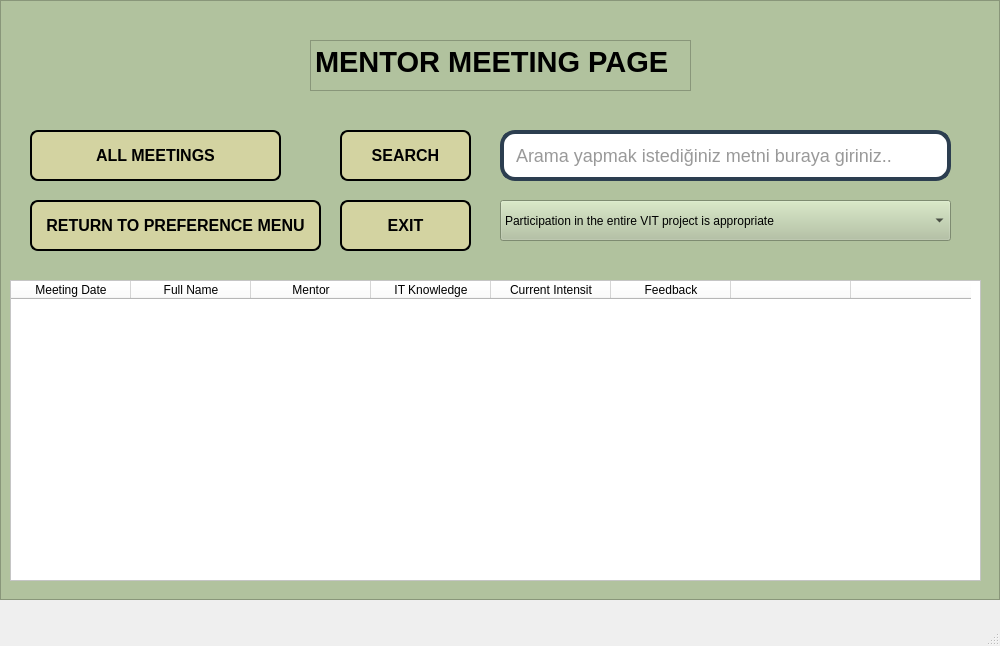
<?xml version="1.0" encoding="UTF-8"?>
<ui version="4.0">
 <class>MainWindow</class>
 <widget class="QMainWindow" name="MainWindow">
  <property name="geometry">
   <rect>
    <x>0</x>
    <y>0</y>
    <width>1000</width>
    <height>646</height>
   </rect>
  </property>
  <property name="windowTitle">
   <string>MainWindow</string>
  </property>
  <widget class="QWidget" name="centralwidget">
   <widget class="QFrame" name="frame">
    <property name="geometry">
     <rect>
      <x>0</x>
      <y>0</y>
      <width>1000</width>
      <height>600</height>
     </rect>
    </property>
    <property name="styleSheet">
     <string notr="true">background-color:rgb(177, 194, 158)</string>
    </property>
    <property name="frameShape">
     <enum>QFrame::StyledPanel</enum>
    </property>
    <property name="frameShadow">
     <enum>QFrame::Raised</enum>
    </property>
    <widget class="QPushButton" name="pushButton">
     <property name="geometry">
      <rect>
       <x>340</x>
       <y>130</y>
       <width>131</width>
       <height>51</height>
      </rect>
     </property>
     <property name="styleSheet">
      <string notr="true">
QPushButton {
    font-size: 16px;
    font-weight: bold;
    font-family: Arial;
    color: black; /* Siyah yazı rengi */
    background-color: #d3d3a1; /* Sarıya yakın gri arka plan rengi */
    border-radius: 8px; /* Köşe yuvarlama */
    padding: 8px; /* Küçük padding */
    border: 2px solid black; /* İnce siyah çerçeve */
    
    /* Gölgelendirme eklemek için: */
    box-shadow: 3px 3px 6px rgba(0, 0, 0, 0.3); /* Gölgenin boyutu ve rengi */
}

QPushButton:hover {
    background-color: #b0b072; /* Hover durumunda daha koyu sarımsı gri */
    /* Hover durumunda gölgeyi değiştirmek için */
    box-shadow: 5px 5px 10px rgba(0, 0, 0, 0.5); /* Hover sırasında daha belirgin gölge */
}</string>
     </property>
     <property name="text">
      <string>SEARCH</string>
     </property>
    </widget>
    <widget class="QPushButton" name="pushButton_2">
     <property name="geometry">
      <rect>
       <x>340</x>
       <y>200</y>
       <width>131</width>
       <height>51</height>
      </rect>
     </property>
     <property name="styleSheet">
      <string notr="true">
QPushButton {
    font-size: 16px;
    font-weight: bold;
    font-family: Arial;
    color: black; /* Siyah yazı rengi */
    background-color: #d3d3a1; /* Sarıya yakın gri arka plan rengi */
    border-radius: 8px; /* Köşe yuvarlama */
    padding: 8px; /* Küçük padding */
    border: 2px solid black; /* İnce siyah çerçeve */
    
    /* Gölgelendirme eklemek için: */
    box-shadow: 3px 3px 6px rgba(0, 0, 0, 0.3); /* Gölgenin boyutu ve rengi */
}

QPushButton:hover {
    background-color: #b0b072; /* Hover durumunda daha koyu sarımsı gri */
    /* Hover durumunda gölgeyi değiştirmek için */
    box-shadow: 5px 5px 10px rgba(0, 0, 0, 0.5); /* Hover sırasında daha belirgin gölge */
}</string>
     </property>
     <property name="text">
      <string>EXIT</string>
     </property>
    </widget>
    <widget class="QPushButton" name="pushButton_3">
     <property name="geometry">
      <rect>
       <x>30</x>
       <y>130</y>
       <width>251</width>
       <height>51</height>
      </rect>
     </property>
     <property name="styleSheet">
      <string notr="true">
QPushButton {
    font-size: 16px;
    font-weight: bold;
    font-family: Arial;
    color: black; /* Siyah yazı rengi */
    background-color: #d3d3a1; /* Sarıya yakın gri arka plan rengi */
    border-radius: 8px; /* Köşe yuvarlama */
    padding: 8px; /* Küçük padding */
    border: 2px solid black; /* İnce siyah çerçeve */
    
    /* Gölgelendirme eklemek için: */
    box-shadow: 3px 3px 6px rgba(0, 0, 0, 0.3); /* Gölgenin boyutu ve rengi */
}

QPushButton:hover {
    background-color: #b0b072; /* Hover durumunda daha koyu sarımsı gri */
    /* Hover durumunda gölgeyi değiştirmek için */
    box-shadow: 5px 5px 10px rgba(0, 0, 0, 0.5); /* Hover sırasında daha belirgin gölge */
}</string>
     </property>
     <property name="text">
      <string>ALL MEETINGS</string>
     </property>
    </widget>
    <widget class="QPushButton" name="pushButton_4">
     <property name="geometry">
      <rect>
       <x>30</x>
       <y>200</y>
       <width>291</width>
       <height>51</height>
      </rect>
     </property>
     <property name="styleSheet">
      <string notr="true">
QPushButton {
    font-size: 16px;
    font-weight: bold;
    font-family: Arial;
    color: black; /* Siyah yazı rengi */
    background-color: #d3d3a1; /* Sarıya yakın gri arka plan rengi */
    border-radius: 8px; /* Köşe yuvarlama */
    padding: 8px; /* Küçük padding */
    border: 2px solid black; /* İnce siyah çerçeve */
    
    /* Gölgelendirme eklemek için: */
    box-shadow: 3px 3px 6px rgba(0, 0, 0, 0.3); /* Gölgenin boyutu ve rengi */
}

QPushButton:hover {
    background-color: #b0b072; /* Hover durumunda daha koyu sarımsı gri */
    /* Hover durumunda gölgeyi değiştirmek için */
    box-shadow: 5px 5px 10px rgba(0, 0, 0, 0.5); /* Hover sırasında daha belirgin gölge */
}</string>
     </property>
     <property name="text">
      <string>RETURN TO PREFERENCE MENU</string>
     </property>
    </widget>
    <widget class="QLineEdit" name="lineEdit">
     <property name="geometry">
      <rect>
       <x>500</x>
       <y>130</y>
       <width>451</width>
       <height>51</height>
      </rect>
     </property>
     <property name="styleSheet">
      <string notr="true">QLineEdit {
    font-size: 18px;
    font-family: Arial;
    color: #333;
    background-color: #fff;
    border: 4px solid #2c3e50;
    border-radius: 15px;
    padding: 10px;
    box-shadow: 5px 5px 10px rgba(0, 0, 0, 0.5);
}
QLineEdit:placeholder {
    color: rgba(150, 150, 150, 0.8);
    font-style: italic;
}
</string>
     </property>
     <property name="text">
      <string/>
     </property>
     <property name="readOnly">
      <bool>false</bool>
     </property>
     <property name="placeholderText">
      <string>Arama yapmak istediğiniz metni buraya giriniz..</string>
     </property>
     <property name="clearButtonEnabled">
      <bool>false</bool>
     </property>
    </widget>
    <widget class="QComboBox" name="comboBox">
     <property name="geometry">
      <rect>
       <x>500</x>
       <y>200</y>
       <width>451</width>
       <height>41</height>
      </rect>
     </property>
     <property name="styleSheet">
      <string notr="true">QPushButton {
    font-size: 16px;
    font-weight: bold;
    font-family: Arial;
    color: black; /* Siyah yazı rengi */
    background-color: #dcdcdc; /* Açık gri arka plan rengi */
    border-radius: 8px; /* Köşe yuvarlama */
    padding: 8px; /* Küçük padding */
    border: none;
    
    /* Gölgelendirme eklemek için: */
    box-shadow: 3px 3px 6px rgba(0, 0, 0, 0.3); /* Gölgenin boyutu ve rengi */
}

QPushButton:hover {
    background-color: #c0c0c0; /* Hover durumunda biraz daha koyu gri */
    /* Hover durumunda gölgeyi değiştirmek için */
    box-shadow: 5px 5px 10px rgba(0, 0, 0, 0.5); /* Hover sırasında daha belirgin gölge */
}
</string>
     </property>
     <item>
      <property name="text">
       <string>Participation in the entire VIT project is appropriate</string>
      </property>
     </item>
     <item>
      <property name="text">
       <string>It would be appropriate to direct the VIT project to the first IT training area</string>
      </property>
     </item>
     <item>
      <property name="text">
       <string>It would be appropriate to direct the VIT project to the English training area</string>
      </property>
     </item>
     <item>
      <property name="text">
       <string>It can be directly directed within the scope of the VIT project</string>
      </property>
     </item>
     <item>
      <property name="text">
       <string>It would be appropriate to direct it to individual coaching directly</string>
      </property>
     </item>
     <item>
      <property name="text">
       <string>It would be more appropriate to participate in the next VIT project.</string>
      </property>
     </item>
     <item>
      <property name="text">
       <string>It would be appropriate to redirect to another sector.</string>
      </property>
     </item>
     <item>
      <property name="text">
       <string>Other</string>
      </property>
     </item>
    </widget>
    <widget class="QTableWidget" name="tableWidget">
     <property name="geometry">
      <rect>
       <x>10</x>
       <y>280</y>
       <width>971</width>
       <height>301</height>
      </rect>
     </property>
     <property name="styleSheet">
      <string notr="true">background-color:rgb(255, 255, 255)</string>
     </property>
     <attribute name="horizontalHeaderCascadingSectionResizes">
      <bool>false</bool>
     </attribute>
     <attribute name="horizontalHeaderDefaultSectionSize">
      <number>120</number>
     </attribute>
     <attribute name="horizontalHeaderMinimumSectionSize">
      <number>54</number>
     </attribute>
     <column>
      <property name="text">
       <string>Meeting Date</string>
      </property>
     </column>
     <column>
      <property name="text">
       <string>Full Name</string>
      </property>
     </column>
     <column>
      <property name="text">
       <string>Mentor</string>
      </property>
     </column>
     <column>
      <property name="text">
       <string>IT Knowledge</string>
      </property>
     </column>
     <column>
      <property name="text">
       <string>Current Intensit</string>
      </property>
     </column>
     <column>
      <property name="text">
       <string>Feedback</string>
      </property>
     </column>
     <column>
      <property name="text">
       <string/>
      </property>
     </column>
     <column>
      <property name="text">
       <string/>
      </property>
     </column>
    </widget>
    <widget class="QTextBrowser" name="textBrowser">
     <property name="geometry">
      <rect>
       <x>310</x>
       <y>40</y>
       <width>381</width>
       <height>51</height>
      </rect>
     </property>
     <property name="html">
      <string>&lt;!DOCTYPE HTML PUBLIC &quot;-//W3C//DTD HTML 4.0//EN&quot; &quot;http://www.w3.org/TR/REC-html40/strict.dtd&quot;&gt;
&lt;html&gt;&lt;head&gt;&lt;meta name=&quot;qrichtext&quot; content=&quot;1&quot; /&gt;&lt;style type=&quot;text/css&quot;&gt;
p, li { white-space: pre-wrap; }
&lt;/style&gt;&lt;/head&gt;&lt;body style=&quot; font-family:'MS Shell Dlg 2'; font-size:8.25pt; font-weight:400; font-style:normal;&quot;&gt;
&lt;p style=&quot; margin-top:0px; margin-bottom:0px; margin-left:0px; margin-right:0px; -qt-block-indent:0; text-indent:0px;&quot;&gt;&lt;span style=&quot; font-size:22pt; font-weight:600;&quot;&gt;MENTOR MEETING PAGE&lt;/span&gt;&lt;/p&gt;&lt;/body&gt;&lt;/html&gt;</string>
     </property>
    </widget>
   </widget>
  </widget>
  <widget class="QMenuBar" name="menubar">
   <property name="geometry">
    <rect>
     <x>0</x>
     <y>0</y>
     <width>1000</width>
     <height>21</height>
    </rect>
   </property>
  </widget>
  <widget class="QStatusBar" name="statusbar"/>
 </widget>
 <resources/>
 <connections/>
</ui>
